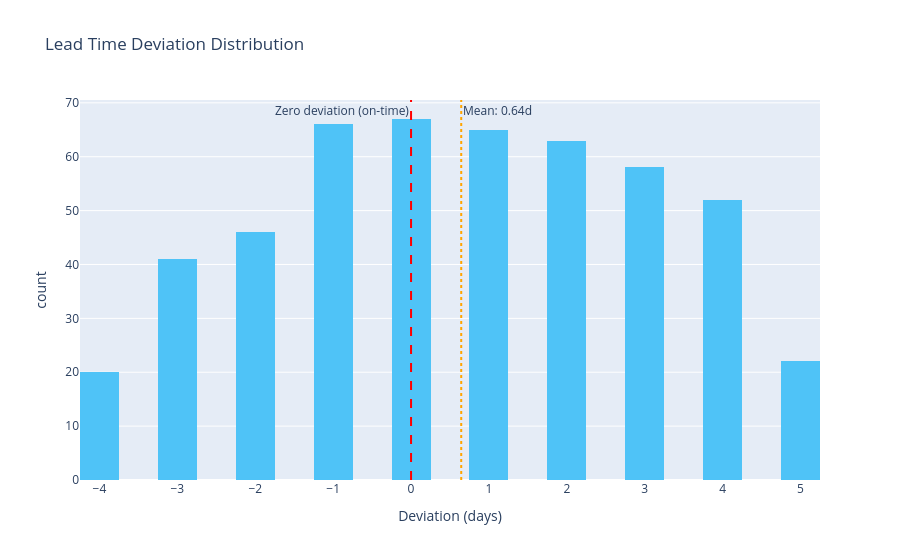

The code cell stored with this chart in its notebook:
### Markdown cell above
## 5. Exploratory Analysis

Three charts that tell the Business Case story:
1. **Delay distribution** — is the process systematically late?
2. **OTD by region** — is there a geographic pattern?
3. **Sigma evolution** — is the process improving over time?

### Code cell
# 1. Garante que o diretório "exports" exista na raiz
output_dir = "exports"
if not os.path.exists(output_dir):
    os.makedirs(output_dir)

# Chart 1: Delay distribution
fig1 = px.histogram(
    silver, x="delay_days", nbins=20,
    title="Lead Time Deviation Distribution",
    labels={"delay_days": "Deviation (days)", "count": "Frequency"},
    color_discrete_sequence=["#4fc3f7"]
)
fig1.add_vline(
    x=0,
    line_dash="dash",
    line_color="red",
    annotation_text="Zero deviation (on-time)",
    annotation_position="top left"
)
fig1.add_vline(
    x=silver["delay_days"].mean(),
    line_dash="dot",
    line_color="orange",
    annotation_text=f"Mean: {silver['delay_days'].mean():.2f}d",
    annotation_position="top right"
)

# 2. Exportação automática (pode ser .png, .jpg, .pdf ou .svg)
saved_path = save_figure(fig1, "delay_distribution.png")
print(f"✅ Gráfico salvo em: {saved_path}")

fig1.show()

### Figure 1 — Plotly figure (JSON) as saved in the notebook; plotly's stock layout.template omitted (floating-point values rounded to 4 significant figures; data arrays with more than 128 entries replaced by an {"elided": "..."} marker saying what was removed)
{"data": [{"bingroup": "x", "hovertemplate": "Deviation (days)=%{x}<br>count=%{y}<extra></extra>", "legendgroup": "", "marker": {"color": "#4fc3f7", "pattern": {"shape": ""}}, "name": "", "nbinsx": 20, "orientation": "v", "showlegend": false, "type": "histogram", "x": {"elided": "500 int values"}, "xaxis": "x", "yaxis": "y"}], "layout": {"annotations": [{"showarrow": false, "text": "Zero deviation (on-time)", "x": 0, "xanchor": "right", "xref": "x", "y": 1, "yanchor": "top", "yref": "y domain"}, {"showarrow": false, "text": "Mean: 0.64d", "x": 0.644, "xanchor": "left", "xref": "x", "y": 1, "yanchor": "top", "yref": "y domain"}], "barmode": "relative", "legend": {"tracegroupgap": 0}, "shapes": [{"line": {"color": "red", "dash": "dash"}, "type": "line", "x0": 0, "x1": 0, "xref": "x", "y0": 0, "y1": 1, "yref": "y domain"}, {"line": {"color": "orange", "dash": "dot"}, "type": "line", "x0": 0.644, "x1": 0.644, "xref": "x", "y0": 0, "y1": 1, "yref": "y domain"}], "title": {"text": "Lead Time Deviation Distribution"}, "xaxis": {"anchor": "y", "domain": [0, 1], "title": {"text": "Deviation (days)"}}, "yaxis": {"anchor": "x", "domain": [0, 1], "title": {"text": "count"}}}}
